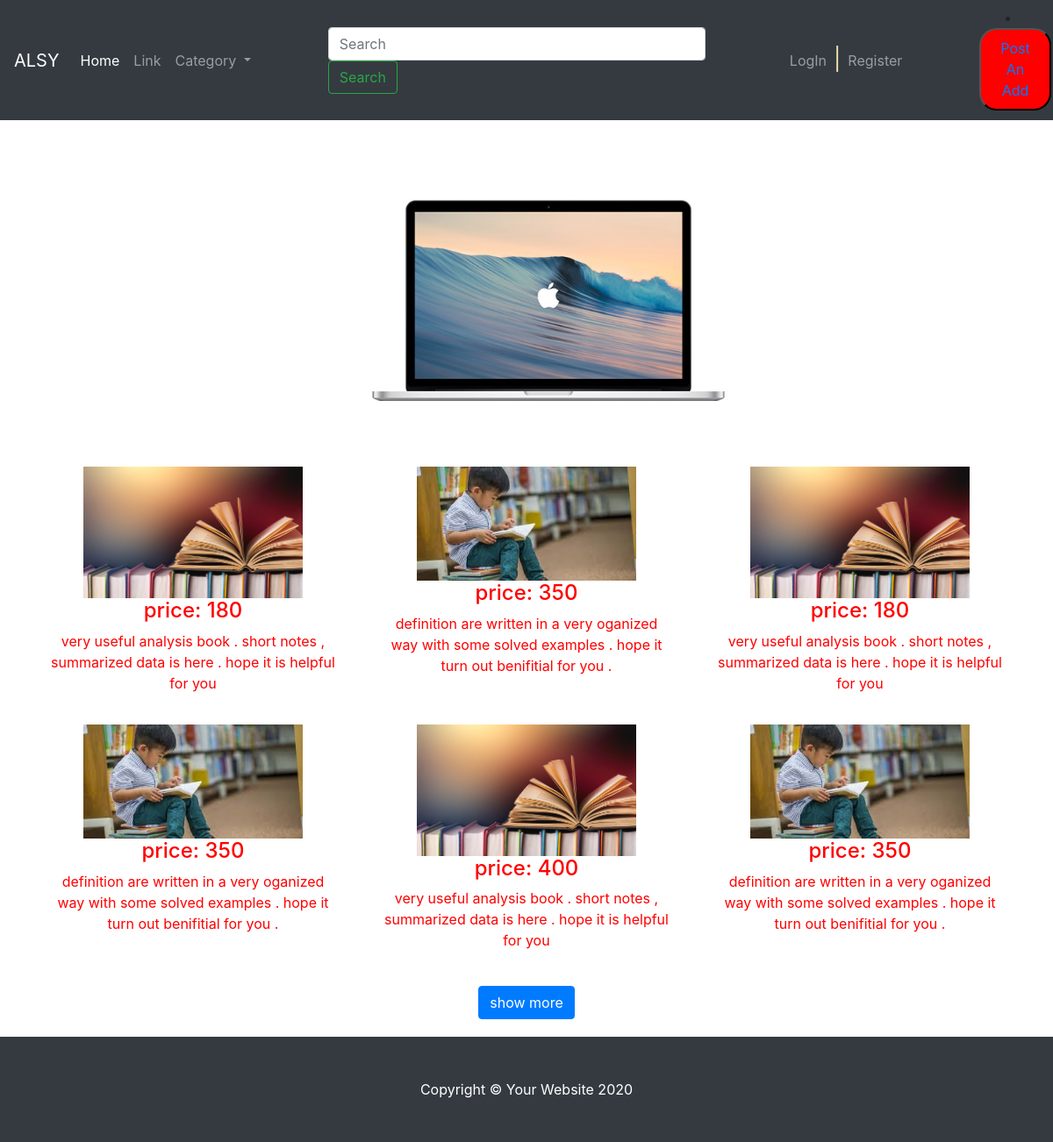
/show_products/show_products.php?cat_id=1, run on the app's committed database.
### tables this page shows
CREATE TABLE `product` (
  `product_id` int(10) UNSIGNED NOT NULL,
  `seller_id` int(10) UNSIGNED NOT NULL,
  `category_id` int(10) UNSIGNED DEFAULT NULL,
  `product_name` varchar(50) NOT NULL,
  `price` int(12) UNSIGNED NOT NULL,
  `purchase_year` varchar(4) DEFAULT NULL,
  `description` text NOT NULL,
  `brand` varchar(15) DEFAULT NULL,
  `image1` varchar(250) NOT NULL,
  `image2` varchar(250) NOT NULL,
  `image3` varchar(250) NOT NULL
);

### show_products/includes/connection.php (called while the page is built)
<?php
$user = 'root';
$pass = 'root';
$dbname = 'olx';
$host = 'localhost';
$dsn = 'mysql:host=' . $host . ';dbname=' . $dbname;
$pdo = new PDO($dsn, $user, $pass);
function myquery($limits, $cat_id)
{
   global $pdo;
   $sql = "SELECT * FROM product WHERE category_id=:category_id LIMIT $limits";
   $stmt = $pdo->prepare($sql);
   $stmt->execute([':category_id' => $cat_id]);
   return $stmt;
}
?>

### show_products/show_products.php (the view, shortened to what this page needs)
<?php include 'includes/connection.php'; ?>
<?php $cat_id = $_GET['cat_id']; ?>
<?php include 'includes/header.php'; ?>
<body>
  <?php include 'includes/navbar.php'; ?>
  <div class="container" style="margin: 20px 10px 60px !important ;">
    <div id="carouselExampleControls" class="carousel slide" data-ride="carousel">
      <div class="carousel-inner" style="max-width:500px; max-height:300px !important;margin-left:350px;">
        <div class="carousel-item active">
          <img class="d-block w-100" src="images/img5.jpg" alt="First slide">
        </div>
      </div>
      <a class="carousel-control-prev" href="#carouselExampleControls" role="button" data-slide="prev">
        <span class="carousel-control-prev-icon" aria-hidden="true"></span>
      </a>
      <a class="carousel-control-next" href="#carouselExampleControls" role="button" data-slide="next">
        <span class="carousel-control-next-icon" aria-hidden="true"></span>
      </a>
    </div>
  </div>
  <div class="container">
    <div id="show_product" class="row">
      <?php
      $result = myquery(6, $cat_id);
      if ($result->rowCount() > 0) {
        while ($row = $result->fetch(PDO::FETCH_ASSOC)) {
          $price = $row['price'];
          $description = $row['description'];
          $image1 = $row['image1'];
          $prod_id= $row['product_id'];
      ?>
          <div class="col-md-6 col-lg-4">
            <div class="product-description">
              <a href="../description/descc.php?product_id=<?php echo $prod_id ?>"><img class="product-img" src="../add_product/<?php echo $image1; ?> " alt="" width="250px">
                <div class="product-price" style="color: red;">
                  <h4>price: <?php echo $price; ?></h4>
                </div>
                <div class="product-info">
                  <p class="card-text" style="color: red;"><?php echo $description; ?>
                  </p>
                </div>
              </a>
            </div>
          </div>
      <?php
        }
      }
      else {
        echo ("<h1 style='color: green;'>Sorry No product to show till now..  😅</h1>");
      }
      ?>
    </div>
  </div>
  <div style="margin: 20px;">
    <button id="show_more_btn" type="button" class="btn btn-primary">show more</button>
  </div>
  <?php include 'includes/footer.php'; ?>
</body>
</html>

### show_products/includes/header.php (shortened to what this page needs)
<!DOCTYPE html>
<html lang="en">
<head>
  <link href="vendor/bootstrap/css/bootstrap.min.css" rel="stylesheet">
  <link href="css/shop-homepage.css" rel="stylesheet">
</head>

### show_products/includes/navbar.php (shortened to what this page needs)
<nav class="navbar navbar-expand-lg navbar-dark bg-dark">
  <a class="navbar-brand" href="#">ALSY</a>
  <div class="collapse navbar-collapse" id="navbarSupportedContent">
    <ul class="navbar-nav mr-auto">
      <li class="nav-item active">
        <a class="nav-link" href="../new_home/">Home <span class="sr-only">(current)</span></a>
      </li>
      <li class="nav-item">
        <a class="nav-link" href="#">Link</a>
      </li>
      <li class="nav-item dropdown">
        <a class="nav-link dropdown-toggle" href="#" id="navbarDropdown" role="button" data-toggle="dropdown" aria-haspopup="true" aria-expanded="false">
          Category
        </a>
      </li>
    </ul>
    <ul class="navbar-nav mr-auto">
    <form class="form-inline my-2 my-lg-0 ">
      <input class="form-control mr-sm-2" id="navBarSearchForm"type="search" style="width: 430px;" placeholder="Search" aria-label="Search">
      <button class="btn btn-outline-success my-2 my-sm-0" type="submit">Search</button>
    </form>
    </ul>
    <ul class="navbar-nav mr-auto float-right">
      <li id="login_logout" class="nav-item ">
        <a class="nav-link " href="../login/login_page.php"><i class="fa fa-fw fa-user"></i> LogIn</a>
      </li>
      <li class="dandi">|</li>
      <li class="nav-item ">
        <a class="nav-link " href="../login/register_page.php"><i class="fa fa-pencil"></i> Register</a>
      </li>
    </ul>
    <li class="nav-item ">
        <button id="post_add_btn" class="btn_nav">
        <a id="post_add" class="nav-link float-right postaddbutton"  href="../login/login_page.php">Post An Add</a>
        </button>
      </li>
  </div>
</nav>

### seller_dashboard/includes/footer.php
<footer class="py-5 bg-dark">
    <div class="container">
      <p class="m-0 text-center text-white">Copyright &copy; Your Website 2020</p>
    </div>
  </footer>

### show_products/css/shop-homepage.css (style rules this page uses)
body { text-align: center; }
.container { text-align: center; }
.product-img { max-width: 100%; }
.product-description { padding: 15px 10px 20px; }
#navBarSearchForm { width: 430px; }
.mr-auto, .mx-auto { margin-right: 80px !important; }
li .btn_nav { background-color: red !important; border-radius: 20px !important; color: rgb(255, 255, 255) !important; text-decoration-color: yellow !important; }
.dandi { color: wheat ; font-size: 25px !important; }

### data on the page
product: image1 (picture), price "180", description "very useful analysis book . short notes , summarized data is here . hope it is helpful for you"
product: image1 (picture), price "350", description "definition are written in a very oganized way with some solved examples . hope it turn out benifitial for you ."
product: image1 (picture), price "180", description "very useful analysis book . short notes , summarized data is here . hope it is helpful for you"
product: image1 (picture), price "350", description "definition are written in a very oganized way with some solved examples . hope it turn out benifitial for you ."
product: image1 (picture), price "400", description "very useful analysis book . short notes , summarized data is here . hope it is helpful for you"
product: image1 (picture), price "350", description "definition are written in a very oganized way with some solved examples . hope it turn out benifitial for you ."
